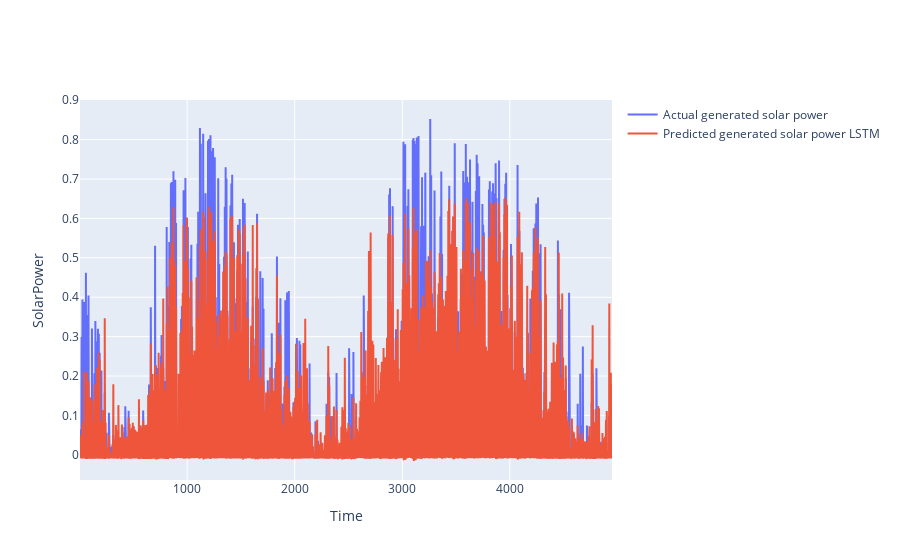

The notebook cell this image was saved under:
### Code cell
from plotly.subplots import make_subplots
import plotly.graph_objects as go
fig = make_subplots(rows=1, cols=1)
fig.add_trace(
    go.Scatter(x=weather_data_test_lstm.reset_index()['time_idx'], y=weather_data_test_lstm.reset_index()['power_normed'],name='Actual generated solar power'),row=1,col=1
)
fig.add_trace(
    go.Scatter(x=weather_data_test_lstm.reset_index()['time_idx'], y=weather_data_test_lstm.reset_index()['Predicted_lstm'],name='Predicted generated solar power LSTM '),row=1,col=1
)
fig.update_xaxes(title_text="Time")
fig.update_yaxes(title_text="SolarPower")

fig.show()

### Figure 1 — Plotly figure (JSON) as saved in the notebook; plotly's stock layout.template omitted (floating-point values rounded to 4 significant figures; data arrays with more than 128 entries replaced by an {"elided": "..."} marker saying what was removed)
{"data": [{"name": "Actual generated solar power", "type": "scatter", "x": {"elided": "4947 int values"}, "xaxis": "x", "y": {"elided": "4947 float values"}, "yaxis": "y"}, {"name": "Predicted generated solar power LSTM ", "type": "scatter", "x": {"elided": "4947 int values"}, "xaxis": "x", "y": {"elided": "4947 float values"}, "yaxis": "y"}], "layout": {"xaxis": {"anchor": "y", "domain": [0, 1], "title": {"text": "Time"}}, "yaxis": {"anchor": "x", "domain": [0, 1], "title": {"text": "SolarPower"}}}}
